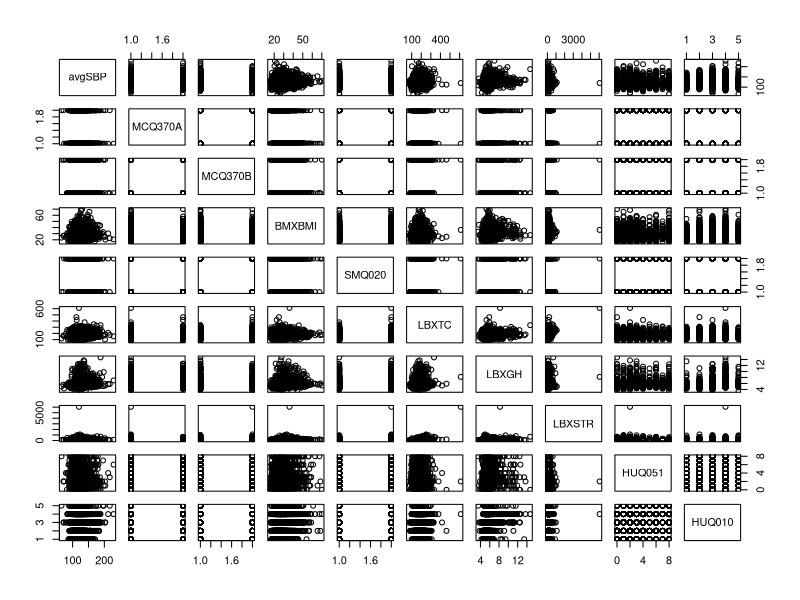

Reproduce this figure in R.
#Libraries
library(tidyverse)

#Read Filtered Data
filtered_df <- read.csv("Filtered Data.csv")
filtered_df <- filtered_df[,-1] #remove rowID read in

#Selection of Indepenent Variables
variables <- c(  "X", #Respondent ID
                 "LBXAPB", #Apo B, dependent variable
                 "avgSBP", #Calculated Average SBP during processing script
                 "MCQ370A", #Controlling or losing weight?
                 "MCQ370B", #Increasing exercise?
                 "BMXBMI", #BMI
                 "SMQ020", #Tobacco Use
                 "LBXTC", #Total Cholesterol
                 "LBXGH", #A1c
                 "LBXSTR", #Triglycerides
                 "HUQ051", #Number of times received healthcare over last year
                 "HUQ010") #Health Quality 1-5

df <- filtered_df %>% select(any_of(variables))

#



plot(df[,-c(1:2)]) #excluding PatientID & ApoB
